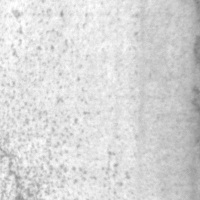
#> input picture datasets/DAGM0517/images/test/pitted_surface_186.jpg, 200 x 200 px, given in place of haze1.jpg, which was not available
$ python dehaze310.py   (older library calls are emulated)
#> lines starting #> are read from the running program, lines starting #| are printed output that depends on the picture; pictures that were not available may be replaced by others from this repository, and a replacement may not be noted
"""
1.去雾算法介绍博客：
http://blkstone.github.io/2015/08/20/single-image-haze-removal-using-dark-channel/
2.论文地址（2009 CVPR best paper）：
https://paperswithcode.com/paper/single-image-haze-removal-using-dark-channel
3.资源下载（镜像）地址：
pip install [The Package You Want to Download] -i https://pypi.tuna.tsinghua.edu.cn/simple
ps. cv2 means opencv-python
"""
import time

import cv2
import numpy as np
import argparse


# 计算雾化图像的暗通道
def DarkChannel(img, size=15):
    """
    暗通道的计算主要分成两个步骤:
    1.获取BGR三个通道的最小值
    2.以一个窗口做MinFilter
    ps.这里窗口大小一般为15（radius为7）
    获取BGR三个通道的最小值就是遍历整个图像，取最小值即可
    """
    r, g, b = cv2.split(img)
    min_img = cv2.min(r, cv2.min(g, b))
    kernel = cv2.getStructuringElement(cv2.MORPH_RECT, (size, size))
    dc_img = cv2.erode(min_img, kernel)
    return dc_img


# 估算全局大气光值
def GetAtmo(img, percent=0.001):
    """
    1.计算有雾图像的暗通道
    2.用一个Node的结构记录暗通道图像每个像素的位置和大小，放入list中
    3.对list进行降序排序
    4.按暗通道亮度前0.1%(用percent参数指定百分比)的位置，在原始有雾图像中查找最大光强值
    """
    mean_perpix = np.mean(img, axis=2).reshape(-1)
    mean_topper = mean_perpix[:int(img.shape[0] * img.shape[1] * percent)]
    return np.mean(mean_topper)


# 估算透射率图
def GetTrans(img, atom, w):
    """
    w为去雾程度，一般取0.95
    w的值越小，去雾效果越不明显
    """
    x = img / atom
    t = 1 - w * DarkChannel(x, 15)
    return t


def GuidedFilter(p, i, r, e):
    """
    :param p: input image
    :param i: guidance image
    :param r: radius
    :param e: regularization
    :return: filtering output q
    """
    # 1
    mean_I = cv2.boxFilter(i, cv2.CV_64F, (r, r))
    mean_p = cv2.boxFilter(p, cv2.CV_64F, (r, r))
    corr_I = cv2.boxFilter(i * i, cv2.CV_64F, (r, r))
    corr_Ip = cv2.boxFilter(i * p, cv2.CV_64F, (r, r))
    # 2
    var_I = corr_I - mean_I * mean_I
    cov_Ip = corr_Ip - mean_I * mean_p
    # 3
    a = cov_Ip / (var_I + e)
    b = mean_p - a * mean_I
    # 4
    mean_a = cv2.boxFilter(a, cv2.CV_64F, (r, r))
    mean_b = cv2.boxFilter(b, cv2.CV_64F, (r, r))
    # 5
    q = mean_a * i + mean_b
    return q


# 去雾主程序
def DeHaze(opt):
    path, output, photo, t0, w = opt.input, opt.output, opt.photo, opt.threshold_value, opt.dehaze_degree
    # 读取待处理图像
    im = cv2.imread(path)
    # 压缩RGB通道值于0到1
    img = im.astype('float64') / 255
    img_gray = cv2.cvtColor(im, cv2.COLOR_BGR2GRAY).astype('float64') / 255

    atom = GetAtmo(img)
    trans = GetTrans(img, atom, w)
    trans_guided = GuidedFilter(trans, img_gray, 20, 0.0001)
    """
    1.t0 最小透射率值，一般取0.25
    2.投射图t 的值过小——>图像会整体向白场过度
    3.因此一般设置一阈值t0：当t值小于t0时，令t=t0
    """
    trans_guided = cv2.max(trans_guided, t0)

    result = np.empty_like(img)
    for i in range(3):
        result[:, :, i] = (img[:, :, i] - atom) / trans_guided + atom

    # 显示&保存结果
    cv2.imshow("source", img)
    cv2.imshow("result", result)
    cv2.waitKey()

    photoName = r'{}\{}'.format(output, photo)

    if output is not None:
        # TODO 重名照片问题处理 现已解决:在名字后添加保存时间 %d%H%M(日、时、分)
        if photoName is not None:
            photo = photo.split(".")
            photo_temp = str(photo[0] + f'_{time.strftime("%m%d%H%M", time.localtime())}')
            photo = str(photo_temp + '.' + photo[1])
            cv2.imwrite("{}\\{}".format(output, photo), result * 255)
        else:
            cv2.imwrite("{}\\{}".format(output, photo), result * 255)

    return photo_temp


# [11 lines of commented-out code are left out]


class opt:
    def __init__(self):
        self.input = None
        self.output = None
        self.photo = None
        self.threshold_value = 0.25
        self.dehaze_degree = 0.90

    def opt(self, ImgInput, ImgFile, photo_name):
        self.input = ImgInput
        self.output = ImgFile
        self.photo = photo_name


# 主程序
def quwu(img):
    img_ed = None
    # 图片相关参数：
    # 1.默认图片
    Defeat = r'canon3.bmp'
    defeat_photo = '..\\Input\\haze\\{}'.format(Defeat)

    if img is None:
        # 待处理图片
        photo_name = f'{Defeat}.jpg'
        # 处理后图片保存地址
        imgFile = 'Output\\HazeRemove'

        ImgInput = defeat_photo
        ImgFile = r'..\{}'.format(imgFile)

    else:
        # 2.待处理图片
        photo_name = f'{img}.jpg'
        # 3.待处理图片所在目录地址
        imgInput = 'Input\\emotion'
        # 4.处理后图片保存地址
        imgFile = r'Output/haze_test'

        ImgInput = r'..\{}\{}'.format(imgInput, photo_name)
        ImgFile = r'..\{}'.format(imgFile)

    Opt = opt()
    Opt.opt(ImgInput, ImgFile, photo_name)

    if __name__ == '__main__':  # 这里必须是__main__（在本模块执行的时候__name__会保存为__main__），不能是__DeHaze__或__dehaze__(函数/模块名)
        img_ed = DeHaze(Opt)
        print('[1]去雾算法正在dehaze模块中被测试')
    else:
        img_ed = DeHaze(Opt)
        print('[2]去雾算法正在被调用')
    return img_ed, imgFile


for i in range(7):
    i += 1
    img_trans = 'haze' + str(i)
    ImgFile, ImgEd = quwu(img_trans)
#> in DeHaze, im is the input picture: shape (200, 200, 3); min 124, max 255, mean 215.9
#> in GetAtmo, `mean_topper = mean_perpix[:int(img.shape[0] * img.shape[1] * percent)]`: mean_topper = 40 values, max 1 at index 22, min 0.859 at index 0, mean 0.933
#> in DeHaze, `atom = GetAtmo(img)`: atom = 0.933
#> in GuidedFilter, `var_I = corr_I - mean_I * mean_I`:
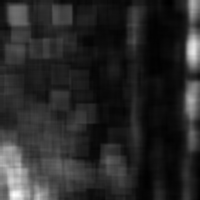
#> var_I: shape (200, 200) float64; min 0.000358, max 0.00902, mean 0.00177; drawn with min black and max white
#> in GuidedFilter, `a = cov_Ip / (var_I + e)`:
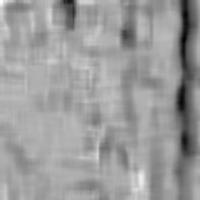
#> a: shape (200, 200) float64; min -1.58, max 0.71, mean -0.176; drawn with min black and max white
#> in GuidedFilter, `b = mean_p - a * mean_I`:
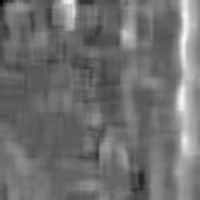
#> b: shape (200, 200) float64; min -0.465, max 1.58, mean 0.44; drawn with min black and max white
#> in GuidedFilter, `mean_a = cv2.boxFilter(a, cv2.CV_64F, (r, r))`:
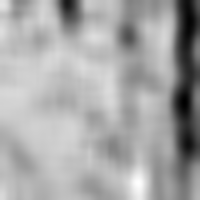
#> mean_a: shape (200, 200) float64; min -0.9, max 0.206, mean -0.176; drawn with min black and max white
#> in GuidedFilter, `mean_b = cv2.boxFilter(b, cv2.CV_64F, (r, r))`:
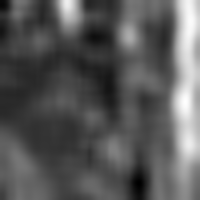
#> mean_b: shape (200, 200) float64; min 0.107, max 1.07, mean 0.44; drawn with min black and max white
#> after the loop in DeHaze, `for i in range(3):`:
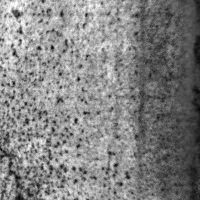
#> result: shape (200, 200, 3) float64; min 0.1, max 1.2, mean 0.668; drawn with min black and max white
#> in DeHaze, `cv2.imshow("result", result)`:
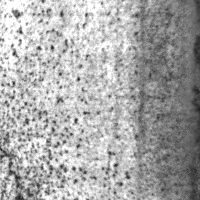
#> window 'result': shape (200, 200, 3); min 25, max 255, mean 169.4
    print('存储的新图片地址{}和名称{}'.format(ImgFile, ImgEd))
#> pass 2 of the loop `for i in range(7):`:
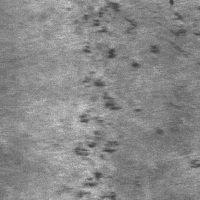
#> input picture datasets/DAGM0517/images/test/rolled-in_scale_153.jpg, 200 x 200 px, given in place of haze2.jpg, which was not available
#> in DeHaze, im is the input picture: shape (200, 200, 3); min 52, max 211, mean 136.2
#> atom = 0.574
#> after the loop in DeHaze (call 2), `for i in range(3):`:
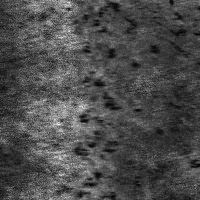
#> result: shape (200, 200, 3) float64; min 0.0181, max 1.59, mean 0.488; drawn with min black and max white
#> in DeHaze (call 2), `cv2.imshow("result", result)`:
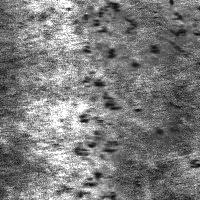
#> window 'result': shape (200, 200, 3); min 4, max 255, mean 123.6
#> (the run stopped early here; a loop or call above may not have finished)
